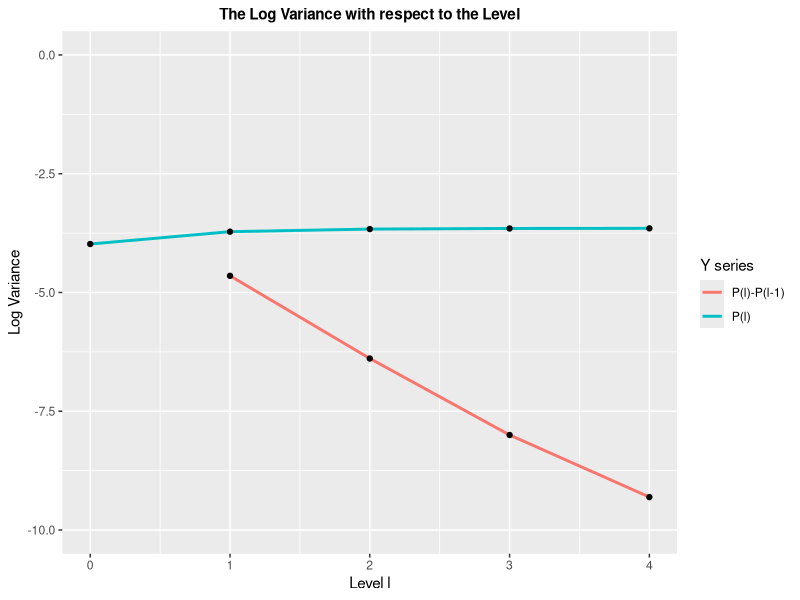
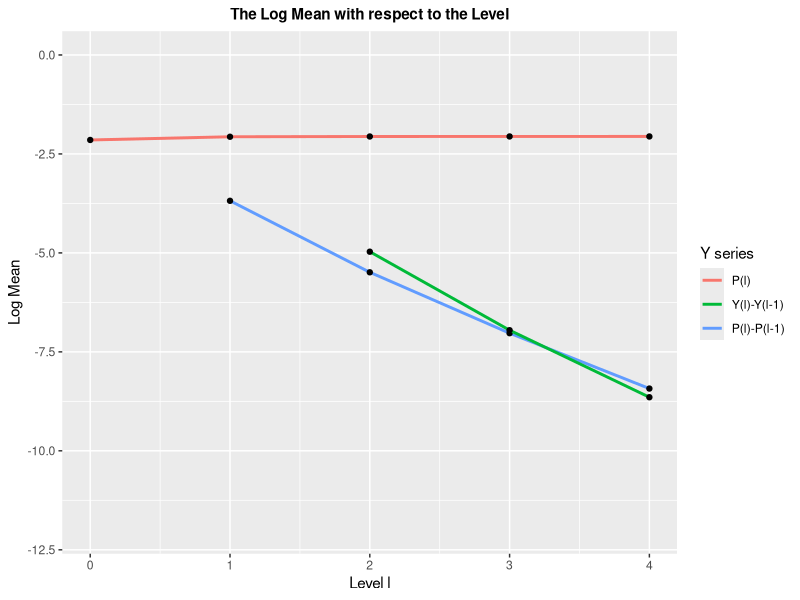

Source code (R) for these figures, in order: (Note: a time limit stopped this script after it produced the figures.)
## ---- chunk 1
#Level l estimator
mlmc_l = function(M, l, N){
  Time = 1
  r = 0.05
  sig = 0.2
  nf = M^l
  nc = nf/M
  hf = Time/nf
  hc = Time/nc
  Result = rep(0, 4)
  
  for(N1 in seq(1, N, by = 10000)){
    N2 = min(10000,N-N1+1)
    X0 = 1
    Xf = X0*rep(1, N2)
    Xc = Xf
    Af = 0.5*hf*Xf
    Ac = 0.5*hc*Xc
    if(l == 0){
      dWf = sqrt(hf)*rnorm(N2, mean = 0, sd = 1)
      Xf = Xf + r*Xf*hf + sig*Xf*dWf
      Af = Af + 0.5*hf*Xf
    } else {
      for(n in 1:nc){
        dWc = rep(0,N2)
        for(m in 1:M){
          dWf = sqrt(hf)*rnorm(N2, mean = 0, sd = 1)
          dWc = dWc + dWf
          Xf = Xf + r*Xf*hf + sig*Xf*dWf
          Af = Af + hf*Xf
        }
        Xc = Xc + r*Xc*hc + sig*Xc*dWc
        Ac = Ac + hc*Xc
      }
      Af = Af - 0.5*hf*Xf
      Ac = Ac - 0.5*hc*Xc
    }
    Pf = pmax(0, Af - 1)
    Pc = pmax(0, Ac - 1)
    Pf = exp(-r*Time)*Pf
    Pc = exp(-r*Time)*Pc
    
    if(l == 0){
      Pc = 0
    }
    
    Result[1] = Result[1] + sum(Pf-Pc)
    Result[2] = Result[2] + sum((Pf-Pc)^2)
    Result[3] = Result[3] + sum(Pf)
    Result[4] = Result[4] + sum(Pf^2)
  }
  return(Result)
}

#MultiLevel MonteCarlo path estimation
mlmc = function(M, eps, extrap){
  
  L = -1
  N = 10000
  converged = 0
  suml = matrix(nrow = 3, ncol = 0)
  
  while(converged == 0){
    
    #Initial Variance Estimate
    L = L+1
    sums = mlmc_l(M, L, N)
    suml = cbind(suml, rep(0, nrow(suml)))
    suml[1, L+1] = N
    suml[2, L+1] = sums[1]
    suml[3, L+1] = sums[2]
    
    #Optimal sample size
    Vl = suml[3,]/suml[1,] - (suml[2,]/suml[1,])^2
    Nl = ceiling(2*sqrt(Vl/M^(0:L)) * sum(sqrt(Vl*M^(0:L)))/eps^2)
    
    #Update sample sums
    for(l in 0:L){
      dNl = Nl[l+1] - suml[1, l+1]
      if(dNl > 0){
        sums = mlmc_l(M, l , dNl)
        suml[1, l+1] = suml[1, l+1] + dNl
        suml[2, l+1] = suml[2, l+1] + sums[1]
        suml[3, l+1] = suml[3, l+1] + sums[2]
      }
    }
    
    #Convergence Tests
    if(extrap != 0){
      range = 0
      if(L>1 & M^L>=16){
        con = M^range*(suml[2, L+1+range]/suml[1, L+1+range] - (1/M)*suml[2, L+range]/suml[1, L+range])
        converged = ifelse(max(abs(con)) < (M^2-1)*eps/sqrt(2) | M^L > 1024, 1, 0)
      }
    } else {
      range = c(-1, 0)
      if(L>1 & M^L>=16){
        con = M^range*suml[2, L+1+range]/suml[1, L+1+range]
        converged  = ifelse((max(abs(con)) < (M-1)*eps/sqrt(2)) | (M^L > 1024), 1, 0)
      }
    }
  }
  P = sum(suml[2, 1:L+1]/suml[1, 1:L+1])
  if(extrap != 0){
    P = P + suml[2, L+1]/suml[1, L+1]/(M-1)
  }
  
  Result = list("P" = P, "Nl" = Nl)
  return(Result)
}

## ---- chunk 2
#Geometric Brownian Motion with Asian Option
library(ggplot2)
library(scales)
N = 2000000
M = 4
L = seq(0,4)
del1 = c()
del2 = c()
var1 = c()
var2 = c()

#Convergence Tests
for(l in L){
  cat('Step', l, "\n")
  sums = mlmc_l(M, l, N)
  del1 = c(del1, sums[3]/N)
  del2 = c(del2, sums[1]/N)
  var1 = c(var1, sums[4]/N - (sums[3]/N)^2)
  var2 = c(var2, sums[2]/N - (sums[1]/N)^2)
}

var2[1] = NA
del2[1] = NA
del3 = c(NA, NA, del2[3:length(del2)] - del2[2:(length(del2)-1)]/M)
dataGraph12 = data.frame(L, del1, var1, var2, del2, del3)

#Graph log variance with respect to Level
ggplot(data = dataGraph12, aes(x = L)) + geom_line(aes(y = log(var2)/log(M), colour = "black"), size = 1) + geom_point(aes(y = log(var2)/log(M))) + geom_line(aes(y = log(var1)/log(M), colour = "red"), size = 1) + geom_point(aes(y = log(var1)/log(M))) + ggtitle("The Log Variance with respect to the Level") + theme(plot.title = element_text(color = "black", size = 11, face = "bold", hjust = 0.5)) + labs(x = "Level l", y = "Log Variance") + scale_color_discrete(name = "Y series", labels = c("P(l)-P(l-1)", "P(l)")) + xlim(0,4) + ylim(-10,0)

#Graph log mean with respect to level
ggplot(data = dataGraph12, aes(x = L)) + geom_line(aes(y = log(abs(del1))/log(M), color = "black"), size = 1) + geom_point(aes(y = log(abs(del1))/log(M))) + geom_line(aes(y = log(abs(del2))/log(M), color = "red"), size = 1) + geom_point(aes(y = log(abs(del2))/log(M))) + 
  geom_line(aes(y = log(abs(del3))/log(M), color = "green"), size = 1) + geom_point(y = log(abs(del3))/log(M)) + ggtitle("The Log Mean with respect to the Level") + theme(plot.title = element_text(color = "black", size = 11, face = "bold", hjust = 0.5)) + labs(x = "Level l", y = "Log Mean") + 
  scale_color_discrete(name = "Y series", labels = c("P(l)", "Y(l)-Y(l-1)", "P(l)-P(l-1)")) + xlim(0,4) + ylim(-12,0)

#Complexity tests
Eps = c(0.001, 0.0005, 0.0002, 0.0001, 0.00005)
maxl = 0
mlmc_cost = matrix(nrow = length(Eps), ncol = 2)
std_cost = matrix(nrow = length(Eps), ncol = 2)
Nls = c()
for(extrap in 0:1){
  for(i in 1:length(Eps)){
    eps = Eps[i]
    res = mlmc(M, eps, extrap)
    l = length(res$Nl) - 1
    maxl = max(maxl, l)
    mlmc_cost[i, extrap+1] = (1+1/M)*sum(res$Nl*M^(0:l))
    std_cost[i, extrap+1] = sum((2*var1[(0:l)+1]/eps^2)*M^(0:l))
    Nls = c(Nls, list(res$Nl))
  }
}

List3 = list(L, Nls[[5]], Nls[[4]], Nls[[3]], Nls[[2]], Nls[[1]])
List3 = lapply(List3, `length<-`, max(lengths(List3)))
dataGraph3 = data.frame(List3)
colnames(dataGraph3) = c('L', 'd5', 'd4', 'd3', 'd2', 'd1')

#Graph of Number of Paths with respect to Level
ggplot(dataGraph3, aes(x = L)) + geom_line(aes(y = d5, color = "black"), size = 1) + geom_point(aes(y=d5)) + geom_line(aes(y = d4, color = "green"), size = 1) + geom_point(aes(y = d4)) + geom_line(aes(y = d3, color = "red"), size = 1) + geom_point(aes(y = d3)) + geom_line(aes(y = d2, color = "blue"), size = 1) + geom_point(aes(y = d2)) + geom_line(aes(y = d1, color = "pink"), size = 1) + geom_point(aes(y=d1)) + scale_y_log10(breaks = trans_breaks("log10", function(x) 10^x),labels = trans_format("log10", math_format(10^.x))) + ggtitle("Evolution of number of path with respect to the Level") + theme(plot.title = element_text(color = "black", size = 11, face = "bold", hjust = 0.5)) + labs(x = "Level l", y = "Nl") + xlim(0,4) + scale_color_discrete(name="Y series", labels = c("Eps = 0.00005", "Eps = 0.0005", "Eps = 0.0001", "Eps = 0.001", "Eps = 0.0002"))

Std1 = Eps^2*std_cost[,1]
Std2 = Eps^2*std_cost[,2]
MC1 = Eps^2*mlmc_cost[,1]
MC2 = Eps^2*mlmc_cost[,2]
dataGraph4 = data.frame(Eps, Std1, Std2, MC1, MC2)

#Graph of complexity with respect to accuracy
ggplot(dataGraph4, aes(x = Eps)) + geom_line(aes(y = Std1, color = "black"), size = 1) + geom_point(aes(y = Std1)) + geom_line(aes(y = Std2, color = "red"), size = 1) + geom_point(aes(y = Std2)) + geom_line(aes(y = MC1, color = "green"), size = 1) + geom_point(aes(y = MC1)) + geom_line(aes(y = MC2, color = "blue"), size = 1) + geom_point(aes(y = MC2)) +
  scale_x_log10(breaks = trans_breaks("log10", function(x) 10^x),labels = trans_format("log10", math_format(10^.x))) +
  scale_y_log10(breaks = trans_breaks("log10", function(x) 10^x),labels = trans_format("log10", math_format(10^.x))) + 
  ggtitle("Complexity with respect to the Accuracy") + theme(plot.title = element_text(color = "black", size = 11, face = "bold", hjust = 0.5)) +
  scale_color_discrete(name="Y series", labels = c("Std MC", "MLMC ext", "MLMC", "Std MC ext"))
  
